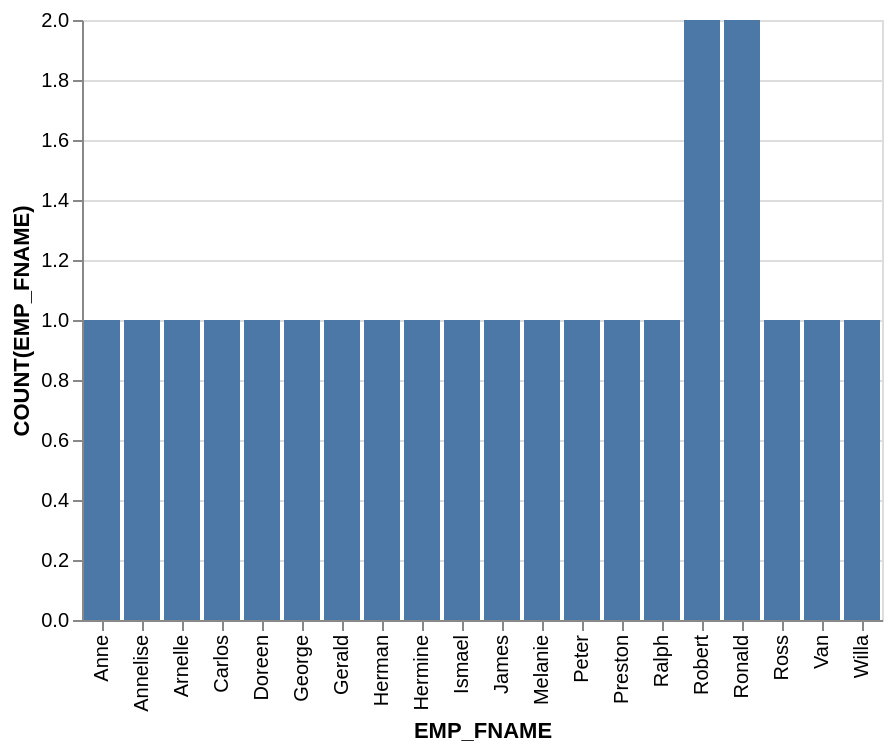

Vega-Lite specification stored for this chart:
### Vega-Lite specification from a JSON file in a GitHub repository (floating-point values rounded to 4 significant figures)
{"data": {"values": [{"x_data": "Anne", "y_data": 1}, {"x_data": "Annelise", "y_data": 1}, {"x_data": "Arnelle", "y_data": 1}, {"x_data": "Carlos", "y_data": 1}, {"x_data": "Doreen", "y_data": 1}, {"x_data": "George", "y_data": 1}, {"x_data": "Gerald", "y_data": 1}, {"x_data": "Herman", "y_data": 1}, {"x_data": "Hermine", "y_data": 1}, {"x_data": "Ismael", "y_data": 1}, {"x_data": "James", "y_data": 1}, {"x_data": "Melanie", "y_data": 1}, {"x_data": "Peter", "y_data": 1}, {"x_data": "Preston", "y_data": 1}, {"x_data": "Ralph", "y_data": 1}, {"x_data": "Robert", "y_data": 2}, {"x_data": "Ronald", "y_data": 2}, {"x_data": "Ross", "y_data": 1}, {"x_data": "Van", "y_data": 1}, {"x_data": "Willa", "y_data": 1}]}, "mark": "bar", "encoding": {"x": {"field": "x_data", "type": "nominal", "title": "EMP_FNAME", "sort": "ascending"}, "y": {"field": "y_data", "type": "quantitative", "title": "COUNT(EMP_FNAME)"}}}
